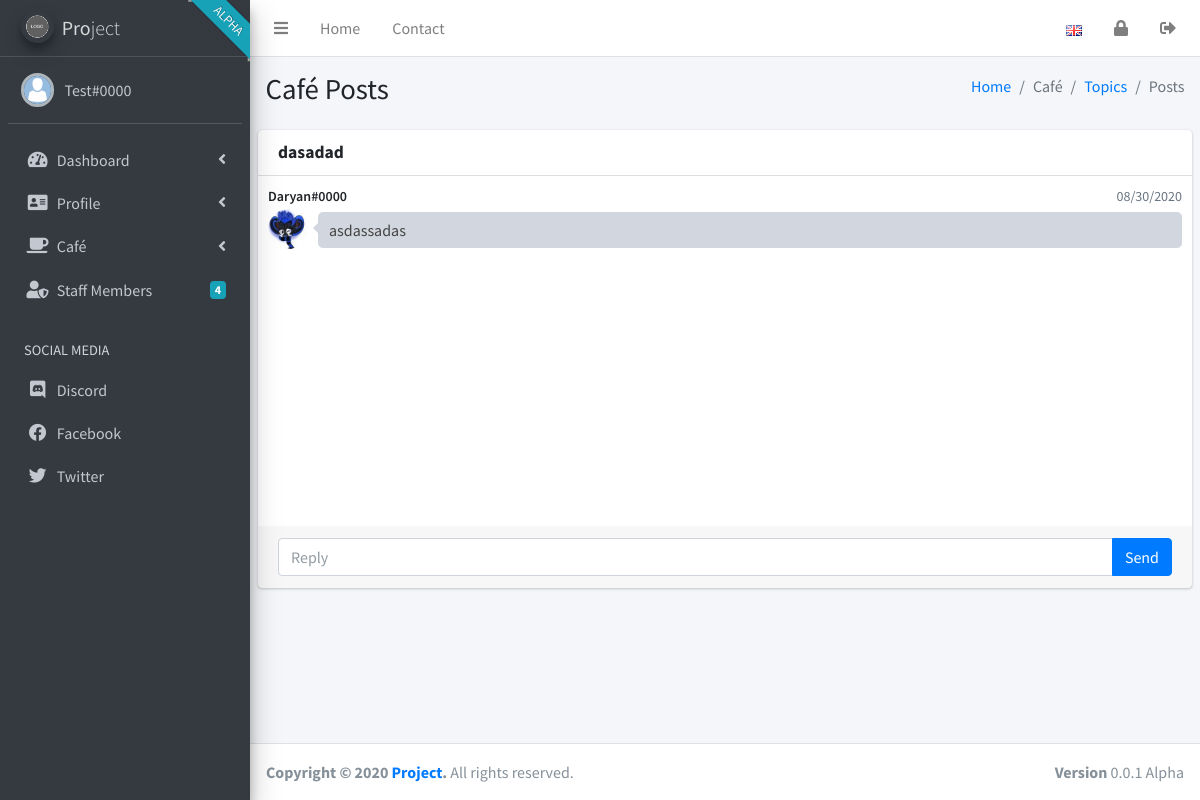
The page /cafe/read.php?id=40 (signed in) on the database its author committed.
### tables this page shows
CREATE TABLE `users` (
  `PlayerID` int(11) NOT NULL,
  `Username` text NOT NULL,
  `NameID` int(11) NOT NULL,
  `Password` text NOT NULL,
  `PrivLevel` int(11) NOT NULL,
  `TitleNumber` int(11) NOT NULL,
  `FirstCount` int(11) NOT NULL,
  `CheeseCount` int(11) NOT NULL,
  `ShamanCheeses` int(11) NOT NULL,
  `ShopCheeses` int(11) NOT NULL,
  `ShopFraises` int(11) NOT NULL,
  `ShamanSaves` int(11) NOT NULL,
  `HardModeSaves` int(11) NOT NULL,
  `DivineModeSaves` int(11) NOT NULL,
  `BootcampCount` int(11) NOT NULL,
  `ShamanType` int(11) NOT NULL,
  `Look` text NOT NULL,
  `MouseColor` text NOT NULL,
  `ShamanColor` text NOT NULL,
  `RegDate` int(11) NOT NULL,
  `CheeseTitleList` text NOT NULL,
  `FirstTitleList` text NOT NULL,
  `BootcampTitleList` text NOT NULL,
  `ShamanTitleList` text NOT NULL,
  `HardModeTitleList` text NOT NULL,
  `DivineModeTitleList` text NOT NULL,
  `ShopTitleList` text NOT NULL,
  `SpecialTitleList` text NOT NULL,
  `ShopItems` text NOT NULL,
  `ShamanItems` text NOT NULL,
  `ShamanEquipedItems` text NOT NULL,
  `Clothes` text NOT NULL,
  `ShopBadges` text NOT NULL,
  `TotemItemCount` int(11) NOT NULL,
  `Totem` text NOT NULL,
  `BanHours` int(11) NOT NULL,
  `Email` text NOT NULL,
  `MapCrew` tinyint(1) NOT NULL,
  `LuaDev` tinyint(1) NOT NULL,
  `FunCorp` tinyint(1) NOT NULL,
  `ShamanLevel` int(11) NOT NULL,
  `ShamanExp` int(11) NOT NULL,
  `ShamanExpNext` int(11) NOT NULL,
  `Skills` text NOT NULL,
  `LastOn` int(11) NOT NULL,
  `Gender` int(11) NOT NULL,
  `MarriageID` int(11) NOT NULL,
  `LastDivorceTimer` int(11) NOT NULL,
  `TribeCode` int(11) NOT NULL,
  `TribeRank` int(11) NOT NULL,
  `Karma` int(11) NOT NULL,
  `TribunalCorrect` int(11) NOT NULL,
  `TribunalIncorrect` int(11) NOT NULL,
  `ElectionVoted` tinyint(1) NOT NULL,
  `Gifts` text NOT NULL,
  `Messages` text NOT NULL,
  `SurvivorStats` text NOT NULL,
  `RacingStats` text NOT NULL,
  `ShamanBadges` text NOT NULL,
  `EquipedShamanBadge` int(11) NOT NULL,
  `Consumables` text NOT NULL,
  `EquipedConsumables` text NOT NULL,
  `Letters` text NOT NULL,
  `Pet` int(11) NOT NULL,
  `PetEnd` int(11) NOT NULL,
  `IceCoins` int(11) NOT NULL,
  `IceTokens` int(11) NOT NULL,
  `VipTime` int(11) NOT NULL,
  `Time` int(11) NOT NULL,
  `GodFather` text NOT NULL,
  `RoundsCount` int(11) NOT NULL,
  `MuteTime` int(11) NOT NULL,
  `MuteReason` text NOT NULL,
  `PermaBanned` tinyint(1) NOT NULL,
  `BanTime` int(11) NOT NULL,
  `BanReason` text NOT NULL,
  `NameColor` text NOT NULL,
  `forum` int(1) NOT NULL DEFAULT '0'
);

CREATE TABLE `cafetopics` (
  `TopicID` int(11) NOT NULL,
  `Title` text NOT NULL,
  `AuthorID` int(11) NOT NULL,
  `Langue` text NOT NULL
);

CREATE TABLE `cafeposts` (
  `PostID` int(11) NOT NULL,
  `TopicID` int(11) NOT NULL,
  `AuthorID` int(11) NOT NULL,
  `Post` text NOT NULL,
  `Date` int(11) NOT NULL,
  `Points` int(11) NOT NULL,
  `Votes` text NOT NULL
);

### cafe/read.php (the view, shortened to what the rows shown need)
<?php
if (isset($_GET['id']) && is_numeric($_GET['id'])) {
require_once '../langs/lang_driver.php';
require_once '../header.php';
require_once '../includes/topictitle.inc.php';
require '../sidebar.php';
    if ($privLevel >= 5) {
        $checkAllRemove = '<form method="post" action="/includes/removeTopic.inc.php" id="removeTopic"><input type="hidden" name="topicID[]" value="'. $topicID . '"><button type="submit" class="btn btn-danger btn-sm" name="deleteBtn"><i class="far fa-trash-alt"></i></button></form>';
    } else {
        $checkAllRemove = '';
    }
?>
<?php
echo '
<div class="content-wrapper">
    <section class="content-header">
        <div class="container-fluid">
            <div class="row mb-2">
                <div class="col-sm-6">
                    <h1>' . item("main", "cafe") . ' ' . item("main", "posts") . '</h1>
                </div>
                <div class="col-sm-6">
                    <ol class="breadcrumb float-sm-right">
                        <li class="breadcrumb-item"><a href="/index.php">' . item("main", "home") . '</a></li>
                        <li class="breadcrumb-item active">' . item("main", "cafe") . '</li>
                        <li class="breadcrumb-item"><a href="/cafe/topics.php">' . item("main", "topics") . '</a></li>
                        <li class="breadcrumb-item active">' . item("main", "posts") . '</li>
                    </ol>
                </div>
            </div>
        </div>
    </section>
    <section class="content">
        <div class="row">
            <div class="col-md-12">
                        <div class="card card-prirary cardutline direct-chat direct-chat-primary">
              <div class="card-header">
                <h3 class="card-title"><b class="mailbox-title">' . $topicTitle . '</b></h3>
                <div class="card-tools">' . $checkAllRemove . '</div>
              </div>
              <div class="card-body">
                <div class="direct-chat-messages" id="direct-chat-messages">'; ?>
<?php require '../includes/posts.inc.php'; ?>
    </div>
    </div>
    <div class="card-footer">
        <form action="../includes/reply.inc.php" method="post" id="reply_form">
            <div class="input-group">
                <input type="text" name="reply_msg" autocomplete="off" placeholder="<?php echo item("main", "reply") ?>" class="form-control" >
                <span class="input-group-append">
                      <button type="submit" class="btn btn-primary" name="reply_post" id="reply_post">Send</button>
                    </span>
            </div>
        </form>
    </div>
    </div>
    </div>
    </div>
    </section>
    </div>
<?php
require '../footer.php';
} else {
    header("location: ../cafe/topics.php");
}
?>

### sidebar.php (shortened to what the rows shown need)
<?php
require_once 'langs/langselected.php';
require_once 'includes/userinfo.inc.php';
require_once 'includes/staffCount.inc.php';
echo '
<body class="hold-transition sidebar-mini">
<div class="wrapper">
  <nav class="main-header navbar navbar-expand navbar-white navbar-light">
    <ul class="navbar-nav">
      <li class="nav-item">
        <a class="nav-link" data-widget="pushmenu" href="#" role="button"><i class="fas fa-bars"></i></a>
      </li>
      <li class="nav-item d-none d-sm-inline-block">
        <a href="/" class="nav-link">' . item("main", "home") . '</a>
      </li>
      <li class="nav-item d-none d-sm-inline-block">
        <a href="#" class="nav-link">' . item("main", "contact") . '</a>
      </li>
    </ul>
    <ul class="navbar-nav ml-auto">
      <li class="nav-item dropdown">
        <a class="nav-link" data-toggle="dropdown" href="#">
          <img src="/images/flags/' . $_SESSION['SYS_LANG'] . '.png">
        </a>
        <div class="dropdown-menu dropdown-menu-right p-0">
          <a href="?lang=en" class="dropdown-item ';
echo $english;
echo '"><img src="/images/flags/en.png"> English</a>
          <a href="?lang=es" class="dropdown-item ';
echo $spanish;
echo '"><img src="/images/flags/es.png"> Español</a>
          <div class="dropdown-divider"></div>
          <a href="#" class="dropdown-item">
            ' . item("main", "translateFooter") . '</a>
        </div>
      </li>
      <li class="nav-item">
        <a class="nav-link" href="?lock=1" role="button">
          <i class="fas fa-lock"></i>
        </a>
      </li>
      <li class="nav-item">
        <a class="nav-link" href="/logout.php" role="button">
          <i class="fas fa-sign-out-alt"></i>
        </a>
      </li>
  </nav>
  <aside class="main-sidebar sidebar-dark-primary elevation-4 overflow-hidden">
  <div class="ribbon-wrapper"><div class="ribbon bg-info">Alpha</div></div>
    <a href="/" class="brand-link">
    <img src="/images/logo.png" alt="' . item("site", "siteName") . '" class="brand-image img-circle elevation-3">
      <span class="brand-text font-weight-light">' . item("site", "siteNameHTML") . '</span>
    </a>
    <div class="sidebar">
      <div class="user-panel mt-3 pb-3 mb-3 d-flex">
        <div class="image">';
echo '<img src="' . $image . '" class="profile-user-img img-circle p-0 profile-picture">
        </div>
        <div class="info">
          <a href="/profile/stats.php" class="d-block">' . $username . '#' . $tag . '</a>
        </div>
      </div>
      <nav class="mt-2">
        <ul class="nav nav-pills nav-sidebar flex-column" data-widget="treeview" role="menu" data-accordion="false">
          <li class="nav-item has-treeview dashboard">
            <a href="#" class="nav-link">
              <i class="nav-icon fas fa-tachometer-alt"></i>
              <p>
                ' . item("main", "dashboard") . '
                <i class="right fas fa-angle-left"></i>
              </p>
            </a>
                  <p>' . item("main", "home") . '</p>
          </li>
          <li class="nav-item has-treeview">
            <a href="#" class="nav-link">
              <i class="nav-icon fas fa-address-card"></i>
              <p>
                ' . item("main", "profile") . '
                <i class="right fas fa-angle-left"></i>
              </p>
            </a>
                  <p>' . item("main", "stats") . '</p>
                  <p>' . item("main", "detailsChange") . '</p>
                  <p>' . item("main", "avatarChange") . '</p>
          </li>
          <li class="nav-item has-treeview">
            <a href="#" class="nav-link">
              <i class="nav-icon fas fa-coffee"></i>
              <p>
                ' . item("main", "cafe") . '
                <i class="right fas fa-angle-left"></i>
              </p>
            </a>
                  <p>' . item("main", "createPost") . '</p>
                  <p>' . item("main", "cafe") . ' ' . item("main", "topics") . '</p>
          </li>
          <li class="nav-item">
            <a href="/staff.php" class="nav-link">
              <i class="nav-icon fa fa-user-shield"></i>
              <p>
                ' . item("main", "staffMembers") . '
                <span class="badge badge-info right">' . staffCount($con) . '</span>
              </p>
            </a>
            </li>
          <li class="nav-header">' . item("main", "socialMedia") . '</li>
          <li class="nav-item">
            <a href="' . item("links", "discord") . '" class="nav-link" target="_blank">
              <i class="nav-icon fab fa-discord"></i>
              <p>
                Discord
              </p>
            </a>
            </li>
            <li class="nav-item">
            <a href="' . item("links", "facebook") . '" class="nav-link" target="_blank">
              <i class="nav-icon fab fa-facebook"></i>
              <p>
                Facebook
              </p>
            </a>
            </li>
            <li class="nav-item">
            <a href="' . item("links", "twitter") . '" class="nav-link" target="_blank">
              <i class="nav-icon fab fa-twitter"></i>
              <p>
                Twitter
              </p>
            </a>
          </li>
      </nav>
    </div>
  </aside>
';

### includes/posts.inc.php (shortened to what the rows shown need)
<?php
require '../includes/dbconfig.inc.php';
if (isset($_GET['id']) && is_numeric($_GET['id'])) {
    $userID = $_SESSION['user_id'];
    if ($privLevel >= 5) {
        $modtoolRight = '<ul class="navbar-nav ml-1">
                          <li class="nav-item dropdown">
                            <a class="btn-default btn btn-xs" data-toggle="dropdown" href="#">
                              <i class="fa fa-tools"></i>
                            </a>
                            <div class="dropdown-menu dropdown-menu-right p-0">
                              <a href="#" class="dropdown-item">
                                <i class="fa fa-trash"></i> Delete this comment (WIP)
                              </a>
                              <a href="#" class="dropdown-item">
                                <i class="fa fa-trash-alt"></i> Delete all by ' . $fullname . ' (WIP)
                              </a>
                          </li>
                        </ul>';
        $modtoolLeft = '<ul class="navbar-nav ml-1">
                          <li class="nav-item dropdown">
                            <a class="btn-default btn btn-xs" data-toggle="dropdown" href="#">
                              <i class="fa fa-tools"></i>
                            </a>
                            <div class="dropdown-menu dropdown-menu-left p-0">
                              <a href="#" class="dropdown-item">
                                <i class="fa fa-trash"></i> Delete this comment (WIP)
                              </a>
                              <a href="#" class="dropdown-item">
                                <i class="fa fa-trash-alt"></i> Delete all by ' . $fullname . ' (WIP)
                              </a>
                          </li>
                        </ul>';
    } else {
        $modtoolRight = '';
        $modtoolLeft = '';
    }
    $sql = "SELECT * FROM cafeposts WHERE TopicID = ? ORDER BY Date ASC;";
    $stmt = mysqli_stmt_init($con);
    if (!mysqli_stmt_prepare($stmt, $sql)) {
        header("location: ../index.php?error=sqlerror");
        exit();
    } else {
        mysqli_stmt_bind_param($stmt, "i", $topicID);
        mysqli_stmt_execute($stmt);
        $result = mysqli_stmt_get_result($stmt);
        while ($row = mysqli_fetch_assoc($result)) {
            $pid = $row['AuthorID'];
            $date = gmdate("m/d/Y", $row['Date']);
            $post = $row['Post'];
            $usrsql = "SELECT * FROM users WHERE PlayerID = ?;";
            $usrstmt = mysqli_stmt_init($con);
            mysqli_stmt_prepare($usrstmt, $usrsql);
            mysqli_stmt_bind_param($usrstmt, "i", $pid);
            mysqli_stmt_execute($usrstmt);
            $results = mysqli_stmt_get_result($usrstmt);
            if ($data = mysqli_fetch_assoc($results)) {
                $username = $data['Username'];
                $tag = $data['NameID'];
                $tag = str_pad($tag, 4, '0', STR_PAD_LEFT);
                $fullname = $username . '#' . $tag;
                if (file_exists($_SERVER['DOCUMENT_ROOT'] . '/avatars/' . $pid . '/' . $pid . '.jpg')) {
                    $srcImage = "/avatars/$pid/$pid.jpg";
                    $filemtime = time();
                    $image = $srcImage . '?' . $filemtime;
                } else {
                    $filemtime = time();
                    $image = "/images/placeholder.png?$filemtime";
                }
                if ($pid == $userID) {
                    echo '
                  <div class="direct-chat-msg right">
                    <div class="direct-chat-infos clearfix">
                      <span class="direct-chat-name float-right">' . $fullname . '
                      </span>
                      <span class="direct-chat-timestamp float-left d-flex">' . $date . $modtoolLeft . '</span>
                    </div>
                    <img class="direct-chat-img" src="' . $image . '" alt="User Image">
                    <div class="direct-chat-text">' . $post . '</div>
                  </div>
                ';
                } else {
                    echo '
                  <div class="direct-chat-msg">
                    <div class="direct-chat-infos clearfix">
                      <span class="direct-chat-name float-left">' . $fullname . '</span>
                      <span class="direct-chat-timestamp float-right d-flex">' . $date . $modtoolRight . '</span>
                    </div>
                    <img class="direct-chat-img" src="' . $image . '" alt="User Image">
                    <div class="direct-chat-text">' . $post . '</div>
                  </div>';
                }
            }
        }
    }
} else {
    header('location: ../cafe/topics.php');
}

### rows shown on the page
users: Username "Test", NameID "0000"
cafetopics: Title "dasadad"
cafeposts: AuthorID.NameID "Daryan#0000", Date "08/30/2020", Post "asdassadas"

### other values the page prints
item("main", "home") "Home"
item("main", "contact") "Contact"
item("site", "siteNameHTML") "Pro ject"
item("main", "dashboard") "Dashboard"
item("main", "profile") "Profile"
item("main", "cafe") "Café"
item("main", "staffMembers") "Staff Members"
staffCount($con) "4"
item("main", "socialMedia") "SOCIAL MEDIA"
item("main", "posts") "Posts"
item("main", "topics") "Topics"
item("site", "version") "Version"
item("site", "siteVersion") "0.0.1 Alpha"
item("site", "copyright") "Copyright"
item("site", "siteName") "Project"
